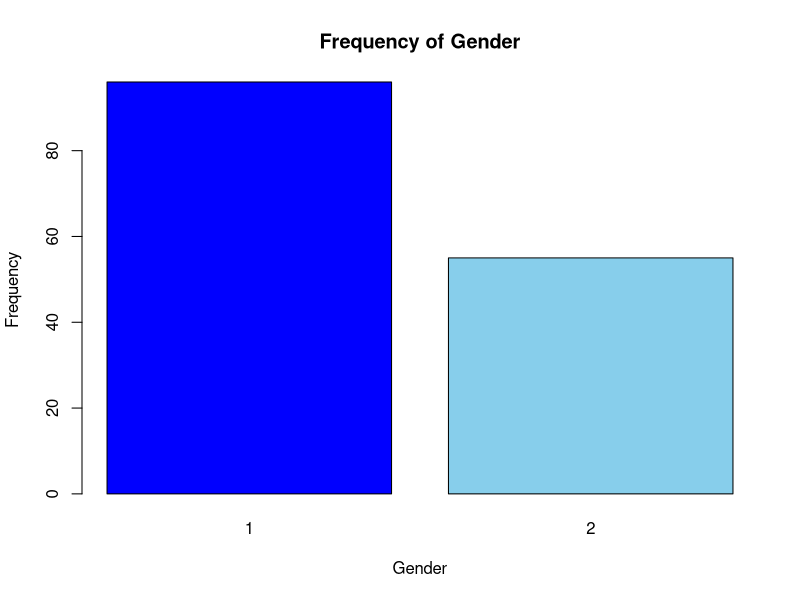
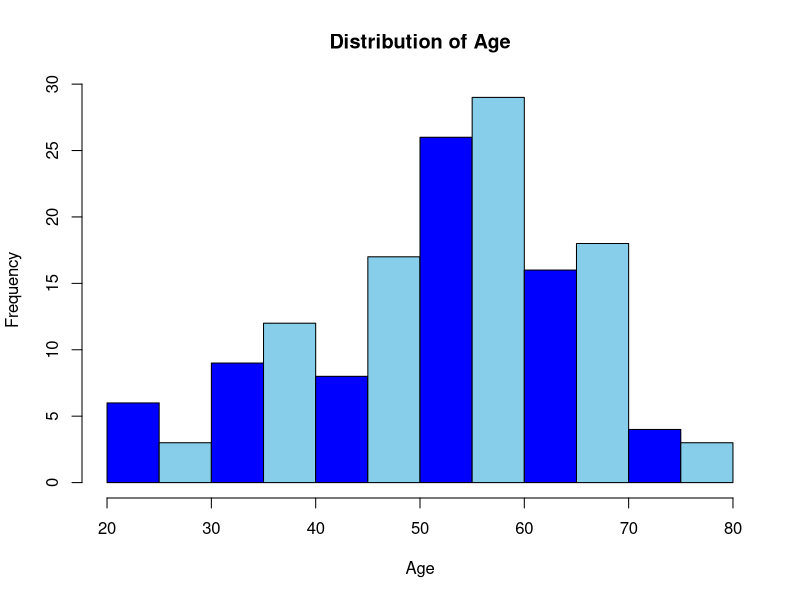
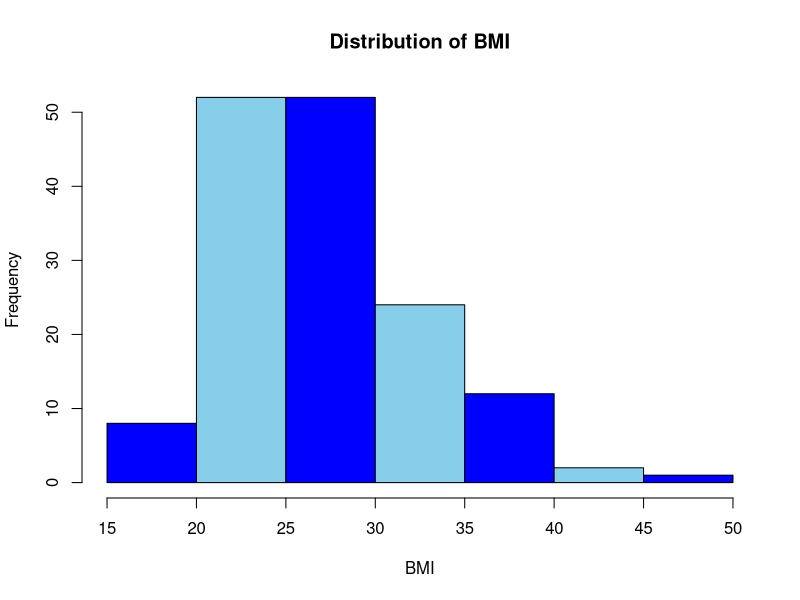
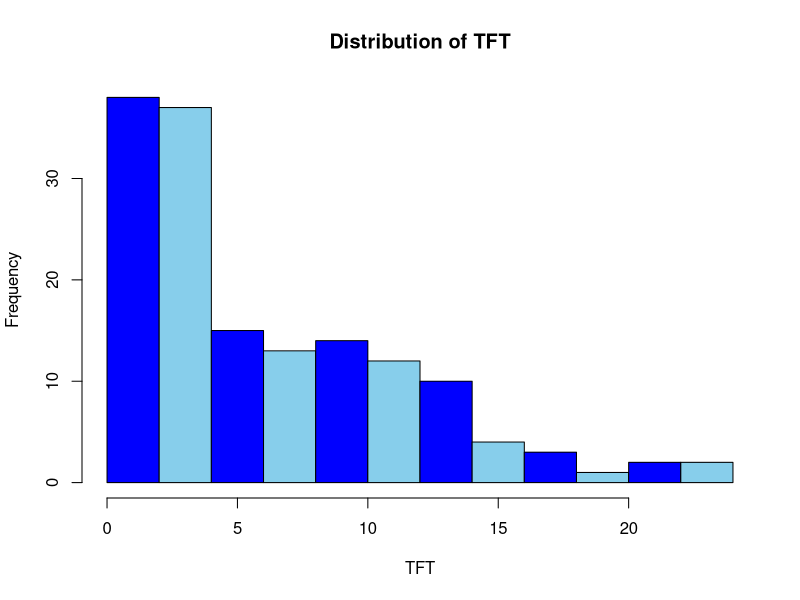
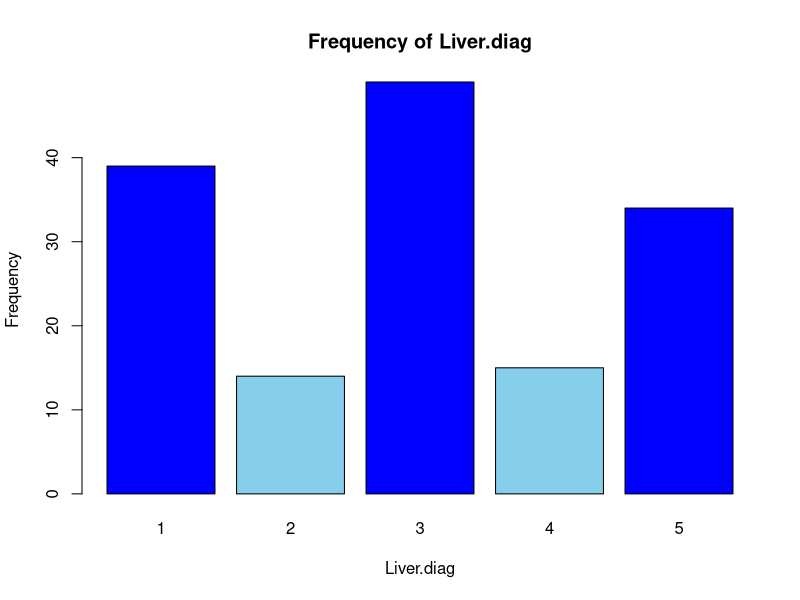
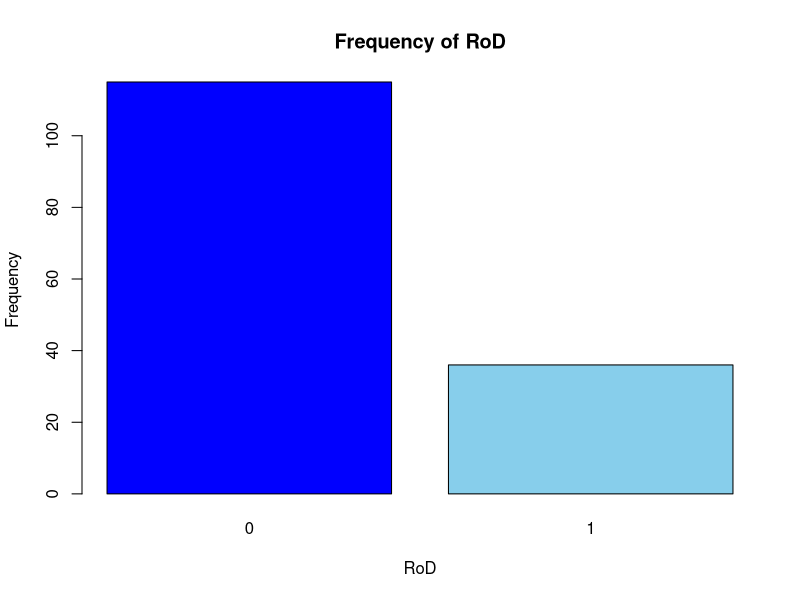
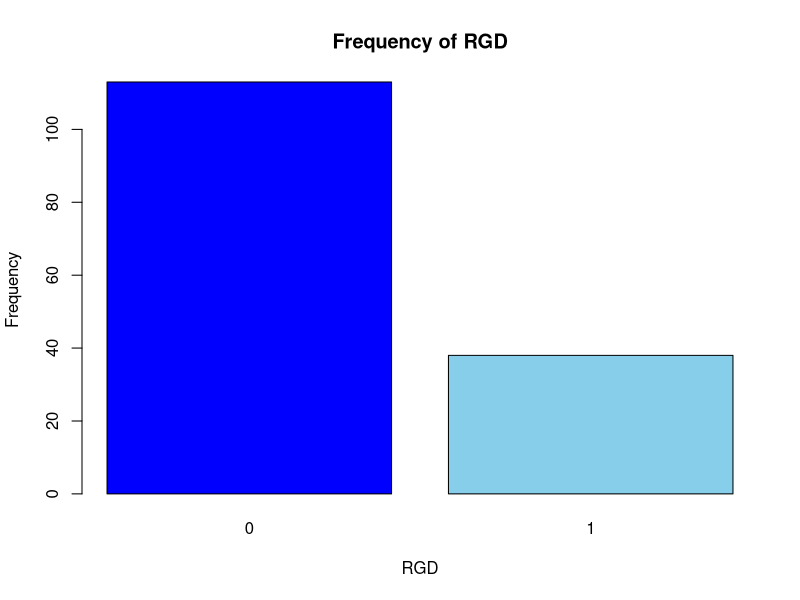
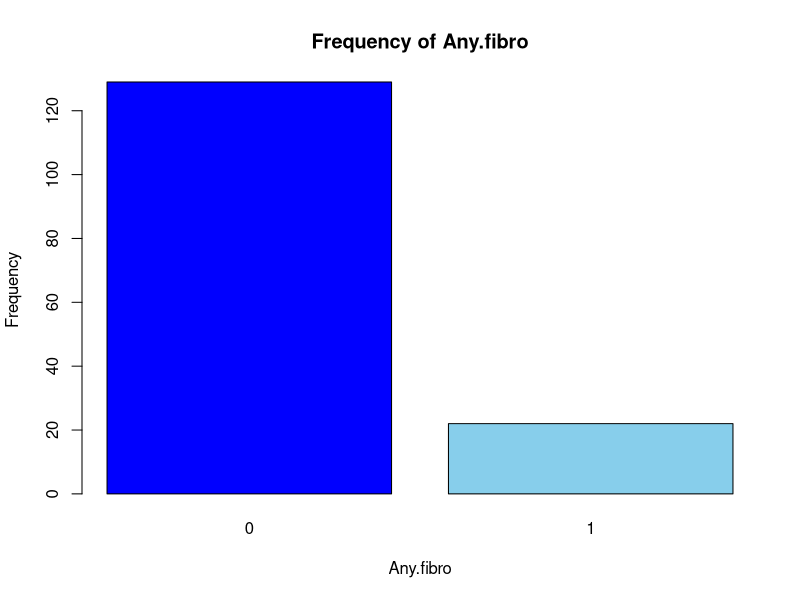

The R script that drew these images, in order: (Note: this script raises an error after producing the figures.)
library(dplyr)

# Import data.
raw_data <- read.csv("project_data.csv")
View(raw_data)

# Explore data.
summary(raw_data)
str(raw_data)
dim(raw_data)
names(raw_data)

# Extract variables of interest.
working_data <- raw_data[,c(1,2,3,9,16,18,19,20,24,42,46,58,70,75,77,85,86,87)]
# No blanks in data set.
which(working_data == "")

# Count NAs in each variable.
for (i in names(working_data)) {
  print(i)
  print(sum(is.na(working_data[,i])))
}

# Remove rows (subjects) with any NAs.
clean_data <- na.omit(working_data)
summary(clean_data)
str(clean_data)

# Rename variables.
clean_data1 <- clean_data %>%
  rename(TFT = "Time.from.transplant", 
         Liver.diag = "Liver.Diagnosis",
         RoD = "Recurrence.of.disease",
         RGD = "Rejection.graft.dysfunction",
         Any.fibro = "Any.fibrosis",
         Renal.fail = "Renal.Failure",
         ESS = "Epworth.Sleepiness.Scale",
         PSQIS = "Pittsburgh.Sleep.Quality.Index.Score",
         AIS = "Athens.Insomnia.Scale",
         BSS = "Berlin.Sleepiness.Scale")

# Convert sleep disturbance measurements to binary.
clean_data2 <- clean_data1 %>%
  mutate(ESS = ifelse(ESS > 10, 1, 0)) %>%
  mutate(PSQIS = ifelse(PSQIS > 4, 1, 0)) %>%
  mutate(AIS = ifelse(AIS > 5, 1, 0))

# Change categorical variables to factors.
clean_data3 <- clean_data2 %>% 
  mutate(across(c("Gender", "Liver.diag", "RoD", "RGD", "Any.fibro",
                  "Renal.fail", "Depression", "Corticoid", "ESS", 
                  "PSQIS", "AIS", "BSS"), as.factor))

# Create a function that extracts descriptive statistics for a variable and
# displays them in a graph
descriptive <- function(var, data){
  colours <- c("blue", "skyblue")
  for (i in var) {
    print(paste0("Summary Statistics for ", i, ":"))
    print(summary(data[[i]]))
    if (is.factor(data[[i]])) {
      plot(data[[i]], main = paste0("Frequency of ", i), 
           xlab = i, ylab = "Frequency", col = colours)
    } else {
      # plot_num(data)
      hist(data[[i]], main = paste0("Distribution of ", i),
           xlab = i, ylab = "Frequency", col = colours)
    }
  }
}

# Specify the variables needed to conduct summary statistics
vars <- c("Gender", "Age", "BMI", "TFT", "Liver.diag", "RoD", "RGD", 
          "Any.fibro", "Renal.fail", "Depression", "Corticoid", 
          "ESS", "PSQIS", "AIS", "BSS", "SF36.PCS", "SF36.MCS")
# Conduct descriptive analysis
descriptive(vars, clean_data3)

# Estimate prevalence of sleep disturbance
# Create a function that estimates prevalence of sleep disturbance for each scale
disturbed_sleep_preval <- function(scale, data) {
  for (i in scale) {
    freq <- table(data[[i]])
    prop <- prop.table(freq)
    print(i)
    print(prop)
    print(paste0("Prevalence of sleep disturbance according to ", 
                 i, ": ", prop["1"]))
  }
}

# Specify scales needed to estimate prevalence of sleep disturbance
scales <- c("ESS", "PSQIS", "AIS", "BSS")
# Calculate prevalence of sleep disturbance
disturbed_sleep_preval(scales, clean_data3)

# Create backward step-wise model.
clean_data_ess_model <- subset(clean_data3, select=c(-PSQIS, -BSS, -AIS))
str(clean_data_ess_model)
glm.mod.full <- glm(ESS~., data = clean_data_ess_model)
glm.step.back <- stepAIC(glm.mod.full,trace = F)
summary(glm.step.back)
